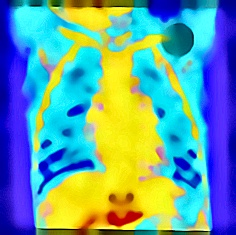
#> input picture im001-healthy 2.jpg, 236 x 235 px; its folder holds only this picture in this run
$ python main.py .
#> lines starting #> are read from the running program, lines starting #| are printed output that depends on the picture; after the words box and inside, x2 and y2 are one past the last pixel; in counts of white or black regions, pixels touching at a corner belong together
#> in process_images, image is the input picture: shape (235, 236, 3); mean B, G, R 159.8, 159.8, 101.4
import cv2
import numpy as np
import os
import argparse
from glob import glob

def unsharp_mask(image, kernel_size=(5, 5), sigma=1.5, amount=1.5):
    """Apply unsharp mask to the image to reduce blurriness and enhance edges."""
    blurred = cv2.GaussianBlur(image, kernel_size, sigma)
    sharpened = cv2.addWeighted(image, 1 + amount, blurred, -amount, 0)
    return sharpened

def estimate_noise(image):
    """Estimate the noise level of an image using the Median Absolute Deviation."""
    gray_image = cv2.cvtColor(image, cv2.COLOR_BGR2GRAY)

    median = np.median(gray_image)
    mad = np.median(np.abs(gray_image - median))
    noise_estimate = mad * 1.4826
    noise_factor = 0.5
    return noise_estimate * noise_factor

def adaptive_denoise(image, h_for_luminance=8, h_for_color=8):
    """Apply adaptive Non-Local Means Denoising based on the estimated noise level."""
    noise_sigma = estimate_noise(image)
    scale_factor = 15
    h_scaled_luminance = max(3, h_for_luminance * noise_sigma / scale_factor)
    h_scaled_color = max(3, h_for_color * noise_sigma / scale_factor)

    denoised_image = cv2.fastNlMeansDenoisingColored(image, None, h=h_scaled_luminance, hColor=h_scaled_color)
    bilateral_filtered = cv2.bilateralFilter(denoised_image, d=8, sigmaColor=50, sigmaSpace=50)
    return bilateral_filtered

def correct_tilt(image):
    """Correct a leftward tilt in the image using an affine transformation."""
    height, width = image.shape[:2]
#> height = 235; width = 236
    center = (width / 2, height / 2)
#> center = (118, 117.5)
    angle = -3
    rotation_matrix = cv2.getRotationMatrix2D(center, angle, 1.0)
    corrected_image = cv2.warpAffine(image, rotation_matrix, (width, height))
    return corrected_image

def remove_black_boundaries(image):
    """Detect and remove black boundaries by cropping the largest non-black rectangle."""
    gray = cv2.cvtColor(image, cv2.COLOR_BGR2GRAY)
    _, thresh = cv2.threshold(gray, 1, 255, cv2.THRESH_BINARY)
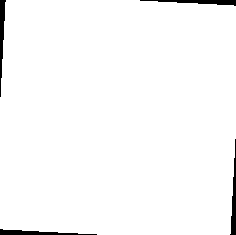
#> thresh: shape (235, 236); 97.9% white; 4 black regions
    contours, _ = cv2.findContours(thresh, cv2.RETR_EXTERNAL, cv2.CHAIN_APPROX_SIMPLE)
#> contours = 1 contour; box (x1, y1, x2, y2) and area: (0, 0, 236, 235) 53826
    max_contour = max(contours, key=cv2.contourArea)
#> max_contour = contour of 51 points, box (x1, y1, x2, y2) (0, 0, 236, 235), area 53826
    x, y, w, h = cv2.boundingRect(max_contour)
#> x = 0; y = 0; w = 236; h = 235
    cropped_image = image[y:y+h, x:x+w]
    return cropped_image

def adjust_contrast_brightness(image):
    """Enhance local contrast using CLAHE without compromising low-light details."""
    lab = cv2.cvtColor(image, cv2.COLOR_BGR2LAB)
    l, a, b = cv2.split(lab)
    clahe = cv2.createCLAHE(clipLimit=2.0, tileGridSize=(8, 8))
    l = clahe.apply(l)
    updated_lab = cv2.merge([l, a, b])
    image = cv2.cvtColor(updated_lab, cv2.COLOR_LAB2BGR)
    return image

def correct_warping(image):
    """Correct minor perspective distortions with minimal alteration to overall geometry."""
    height, width = image.shape[:2]
#> height = 235; width = 236
    src_points = np.float32([[0, 0], [width - 1, 0], [0, height - 1], [width - 1, height - 1]])
#> src_points = [[0, 0], [235, 0], [0, 234], [235, 234]]
    dst_points = np.float32([[0, 0], [width - 1, 0], [int(0.02 * width), height - 1], [width - int(0.02 * width), height - 1]])
#> dst_points = [[0, 0], [235, 0], [4, 234], [232, 234]]
    matrix = cv2.getPerspectiveTransform(src_points, dst_points)
    image = cv2.warpPerspective(image, matrix, (width, height))
    return image

def fill_black_spots(image):
    """Fill black spots using inpainting and enhance color intensity post-inpainting."""
    gray_image = cv2.cvtColor(image, cv2.COLOR_BGR2GRAY)
    _, mask = cv2.threshold(gray_image, 10, 255, cv2.THRESH_BINARY_INV)
#> mask: shape (235, 236); 3.8% white; 4 white regions (1 under 20 px), largest, box (x1, y1, x2, y2) and area: (0, 0, 102, 235) 1141, (227, 45, 236, 235) 647, (139, 0, 236, 6) 321
    inpaint_radius = max(3, int(min(image.shape[:2]) / 50))
    inpainted_image = cv2.inpaint(image, mask, inpaint_radius, cv2.INPAINT_TELEA)

    hsv_image = cv2.cvtColor(inpainted_image, cv2.COLOR_BGR2HSV)
#> hsv_image: shape (235, 236, 3); mean H, S, V 79.3, 218.1, 224.6
    h, s, v = cv2.split(hsv_image)
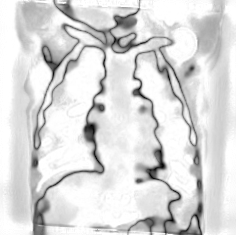
#> s: shape (235, 236); min 4, max 255, mean 218.1
    s = cv2.add(s, 80)
    s = np.clip(s, 0, 255)
    v = cv2.add(v, 50)
    v = np.clip(v, 0, 255)
    enhanced_hsv_image = cv2.merge([h, s, v])
#> enhanced_hsv_image: shape (235, 236, 3); mean H, S, V 79.3, 248.3, 245.2
    enhanced_image = cv2.cvtColor(enhanced_hsv_image, cv2.COLOR_HSV2BGR)
    return enhanced_image

def process_images(image_dir, output_dir):
    """Process all images in the given directory and save the enhanced versions."""
    if not os.path.exists(output_dir):
        os.makedirs(output_dir)

    for img_path in glob(os.path.join(image_dir, '*.jpg')):
        image = cv2.imread(img_path)
        if image is None:
            continue


        image = correct_tilt(image)
        image = remove_black_boundaries(image)
        image = correct_warping(image)

        image = fill_black_spots(image)
        image = adaptive_denoise(image)
#> in estimate_noise, `gray_image = cv2.cvtColor(image, cv2.COLOR_BGR2GRAY)`:
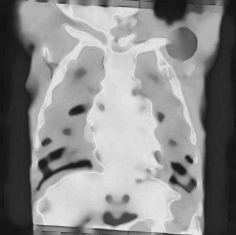
#> gray_image: shape (235, 236); min 15, max 236, mean 139.4
#> in estimate_noise, `median = np.median(gray_image)`: median = 163
#> in estimate_noise, `mad = np.median(np.abs(gray_image - median))`: mad = 53
#> in estimate_noise, `noise_estimate = mad * 1.4826`: noise_estimate = 78.58
#> in adaptive_denoise, `noise_sigma = estimate_noise(image)`: noise_sigma = 39.29
#> in adaptive_denoise, `h_scaled_luminance = max(3, h_for_luminance * noise_sigma / scale_fact..`: h_scaled_luminance = 20.95
#> in adaptive_denoise, `denoised_image = cv2.fastNlMeansDenoisingColored(image, None, h=h_scal..`:
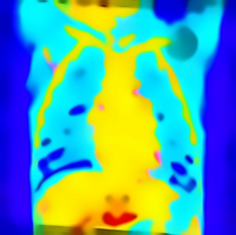
#> denoised_image: shape (235, 236, 3); mean B, G, R 162.2, 161.9, 86.2
        image = adjust_contrast_brightness(image)
#> in adjust_contrast_brightness, `lab = cv2.cvtColor(image, cv2.COLOR_BGR2LAB)`: lab: shape (235, 236, 3); mean of channels 0, 1, 2 175.9, 129.1, 120.1
#> in adjust_contrast_brightness, `l, a, b = cv2.split(lab)`:
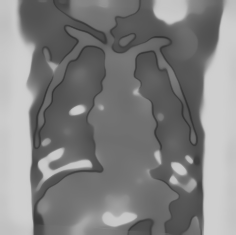
#> a: shape (235, 236); min 51, max 207, mean 129.1
#> in adjust_contrast_brightness, `l = clahe.apply(l)`:
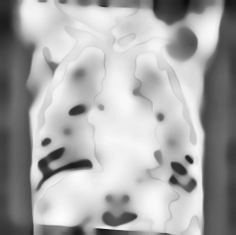
#> l: shape (235, 236); min 11, max 252, mean 168.9
#> in adjust_contrast_brightness, `updated_lab = cv2.merge([l, a, b])`: updated_lab: shape (235, 236, 3); mean of channels 0, 1, 2 168.9, 129.1, 120.1
        image = unsharp_mask(image)
#> in unsharp_mask, `sharpened = cv2.addWeighted(image, 1 + amount, blurred, -amount, 0)`:
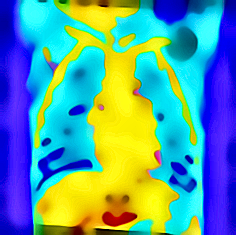
#> sharpened: shape (235, 236, 3); mean B, G, R 156.8, 157, 88.6

        cv2.imwrite(os.path.join(output_dir, os.path.basename(img_path)), image)

def main():
    parser = argparse.ArgumentParser(description="Enhance X-ray images with detail preservation.")
    parser.add_argument('image_dir', type=str, help="Directory containing X-ray images")
    args = parser.parse_args()
    process_images(args.image_dir, "Results")

if __name__ == "__main__":
    main()

$ run again, on im001-healthy.jpg
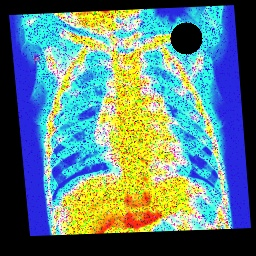
#> input picture im001-healthy.jpg, 256 x 256 px
#> in process_images, image is the input picture: shape (256, 256, 3); mean B, G, R 126.7, 128.8, 95.6
#> in remove_black_boundaries, `_, thresh = cv2.threshold(gray, 1, 255, cv2.THRESH_BINARY)`:
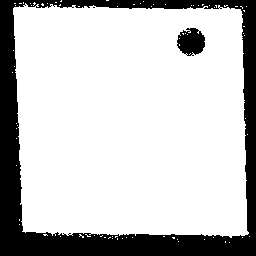
#> thresh: shape (256, 256); 77.8% white; 3 black regions (1 under 20 px)
#> contours = 74 contours, 73 with area under 20; largest, box (x1, y1, x2, y2) and area: (13, 3, 249, 238) 50920
#> max_contour = contour of 370 points, box (x1, y1, x2, y2) (13, 3, 249, 238), area 50920
#> in remove_black_boundaries, `x, y, w, h = cv2.boundingRect(max_contour)`: x = 13; y = 3; w = 236; h = 235
#> mask: shape (235, 236); 11.7% white; 2 white regions, box (x1, y1, x2, y2) and area: (0, 0, 236, 235) 5783, (163, 25, 193, 55) 713
#> hsv_image: shape (235, 236, 3); mean H, S, V 78.8, 172.6, 208.5
#> enhanced_hsv_image: shape (235, 236, 3); mean H, S, V 78.8, 230.7, 240
#> median = 166
#> mad = 48
#> noise_estimate = 71.16
#> noise_sigma = 35.58
#> h_scaled_luminance = 18.98
#> lab: shape (235, 236, 3); mean of channels 0, 1, 2 171.9, 129.5, 120.2
#> updated_lab: shape (235, 236, 3); mean of channels 0, 1, 2 169.5, 129.5, 120.2
#> in unsharp_mask, `sharpened = cv2.addWeighted(image, 1 + amount, blurred, -amount, 0)`:
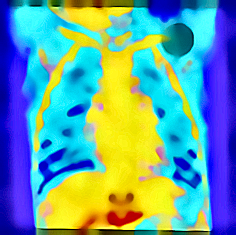
#> sharpened: shape (235, 236, 3); mean B, G, R 160, 159.8, 101
